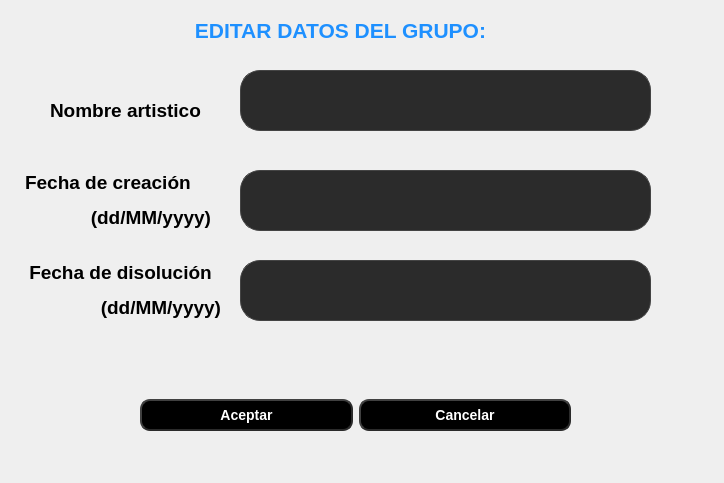
<?xml version="1.0" encoding="UTF-8"?>
<ui version="4.0">
 <class>CambiarGroup</class>
 <widget class="QDialog" name="CambiarGroup">
  <property name="geometry">
   <rect>
    <x>0</x>
    <y>0</y>
    <width>724</width>
    <height>483</height>
   </rect>
  </property>
  <property name="windowTitle">
   <string>Dialog</string>
  </property>
  <widget class="QLabel" name="label_5">
   <property name="geometry">
    <rect>
     <x>20</x>
     <y>260</y>
     <width>201</width>
     <height>61</height>
    </rect>
   </property>
   <property name="text">
    <string>&lt;html&gt;&lt;head/&gt;&lt;body&gt;&lt;p align=&quot;center&quot;&gt;&lt;span style=&quot; font-size:14pt; font-weight:700;&quot;&gt;Fecha de disolución&lt;/span&gt;&lt;/p&gt;&lt;p align=&quot;right&quot;&gt;&lt;span style=&quot; font-size:14pt; font-weight:700;&quot;&gt;(dd/MM/yyyy)&lt;/span&gt;&lt;/p&gt;&lt;/body&gt;&lt;/html&gt;</string>
   </property>
  </widget>
  <widget class="QLabel" name="label">
   <property name="geometry">
    <rect>
     <x>190</x>
     <y>10</y>
     <width>301</width>
     <height>41</height>
    </rect>
   </property>
   <property name="text">
    <string>&lt;html&gt;&lt;head/&gt;&lt;body&gt;&lt;p align=&quot;center&quot;&gt;&lt;span style=&quot; font-size:16pt; font-weight:700; color:#1e90ff;&quot;&gt;EDITAR DATOS DEL GRUPO:&lt;/span&gt;&lt;/p&gt;&lt;/body&gt;&lt;/html&gt;</string>
   </property>
  </widget>
  <widget class="QLabel" name="label_2">
   <property name="geometry">
    <rect>
     <x>50</x>
     <y>90</y>
     <width>161</width>
     <height>41</height>
    </rect>
   </property>
   <property name="text">
    <string>&lt;html&gt;&lt;head/&gt;&lt;body&gt;&lt;p&gt;&lt;span style=&quot; font-size:14pt; font-weight:700;&quot;&gt;Nombre artistico&lt;/span&gt;&lt;/p&gt;&lt;/body&gt;&lt;/html&gt;</string>
   </property>
  </widget>
  <widget class="QLineEdit" name="lineEdit_fecha_creacion">
   <property name="geometry">
    <rect>
     <x>240</x>
     <y>170</y>
     <width>411</width>
     <height>61</height>
    </rect>
   </property>
   <property name="styleSheet">
    <string notr="true">QLineEdit{
	background-color: #2b2b2b;
    border: 1px solid #444444;
    border-radius: 20px;
    padding-left: 14px;
    color: #ffffff;
}</string>
   </property>
   <property name="text">
    <string/>
   </property>
  </widget>
  <widget class="QLabel" name="label_4">
   <property name="geometry">
    <rect>
     <x>10</x>
     <y>170</y>
     <width>201</width>
     <height>61</height>
    </rect>
   </property>
   <property name="text">
    <string>&lt;html&gt;&lt;head/&gt;&lt;body&gt;&lt;p align=&quot;center&quot;&gt;&lt;span style=&quot; font-size:14pt; font-weight:700;&quot;&gt;Fecha de creación &lt;/span&gt;&lt;/p&gt;&lt;p align=&quot;right&quot;&gt;&lt;span style=&quot; font-size:14pt; font-weight:700;&quot;&gt;(dd/MM/yyyy)&lt;/span&gt;&lt;/p&gt;&lt;/body&gt;&lt;/html&gt;</string>
   </property>
  </widget>
  <widget class="QLineEdit" name="lineEdit_nombre">
   <property name="geometry">
    <rect>
     <x>240</x>
     <y>70</y>
     <width>411</width>
     <height>61</height>
    </rect>
   </property>
   <property name="styleSheet">
    <string notr="true">QLineEdit{
	background-color: #2b2b2b;
    border: 1px solid #444444;
    border-radius: 20px;
    padding-left: 14px;
    color: #ffffff;
}</string>
   </property>
   <property name="text">
    <string/>
   </property>
  </widget>
  <widget class="QLineEdit" name="lineEdit_fecha_disolucion">
   <property name="geometry">
    <rect>
     <x>240</x>
     <y>260</y>
     <width>411</width>
     <height>61</height>
    </rect>
   </property>
   <property name="styleSheet">
    <string notr="true">QLineEdit{
	background-color: #2b2b2b;
    border: 1px solid #444444;
    border-radius: 20px;
    padding-left: 14px;
    color: #ffffff;
}</string>
   </property>
   <property name="text">
    <string/>
   </property>
  </widget>
  <widget class="QWidget" name="layoutWidget">
   <property name="geometry">
    <rect>
     <x>140</x>
     <y>290</y>
     <width>431</width>
     <height>251</height>
    </rect>
   </property>
   <layout class="QGridLayout" name="gridLayout">
    <item row="0" column="1">
     <widget class="QPushButton" name="rechazado">
      <property name="styleSheet">
       <string notr="true">QPushButton {
    background-color: #000000;
    color: white;   
    border-style: outset;
    border-width: 2px;
    border-radius: 10px; 
    border-color: #2b2b2b;  
    font: bold 14px;
    padding: 6px;
}
QPushButton:hover {
    background-color: #2980b9;
}

QPushButton:pressed {
    background-color: #1f618d;
    padding-top: 8px; 
    padding-left: 8px; 
}</string>
      </property>
      <property name="text">
       <string>Cancelar</string>
      </property>
     </widget>
    </item>
    <item row="0" column="0">
     <widget class="QPushButton" name="realizado">
      <property name="styleSheet">
       <string notr="true">QPushButton {
    background-color: #000000;
    color: white;   
    border-style: outset;
    border-width: 2px;
    border-radius: 10px; 
    border-color: #2b2b2b;  
    font: bold 14px;
    padding: 6px;
}
QPushButton:hover {
    background-color: #2980b9;
}

QPushButton:pressed {
    background-color: #1f618d;
    padding-top: 8px; 
    padding-left: 8px; 
}</string>
      </property>
      <property name="text">
       <string>Aceptar</string>
      </property>
     </widget>
    </item>
   </layout>
  </widget>
 </widget>
 <resources/>
 <connections/>
</ui>
